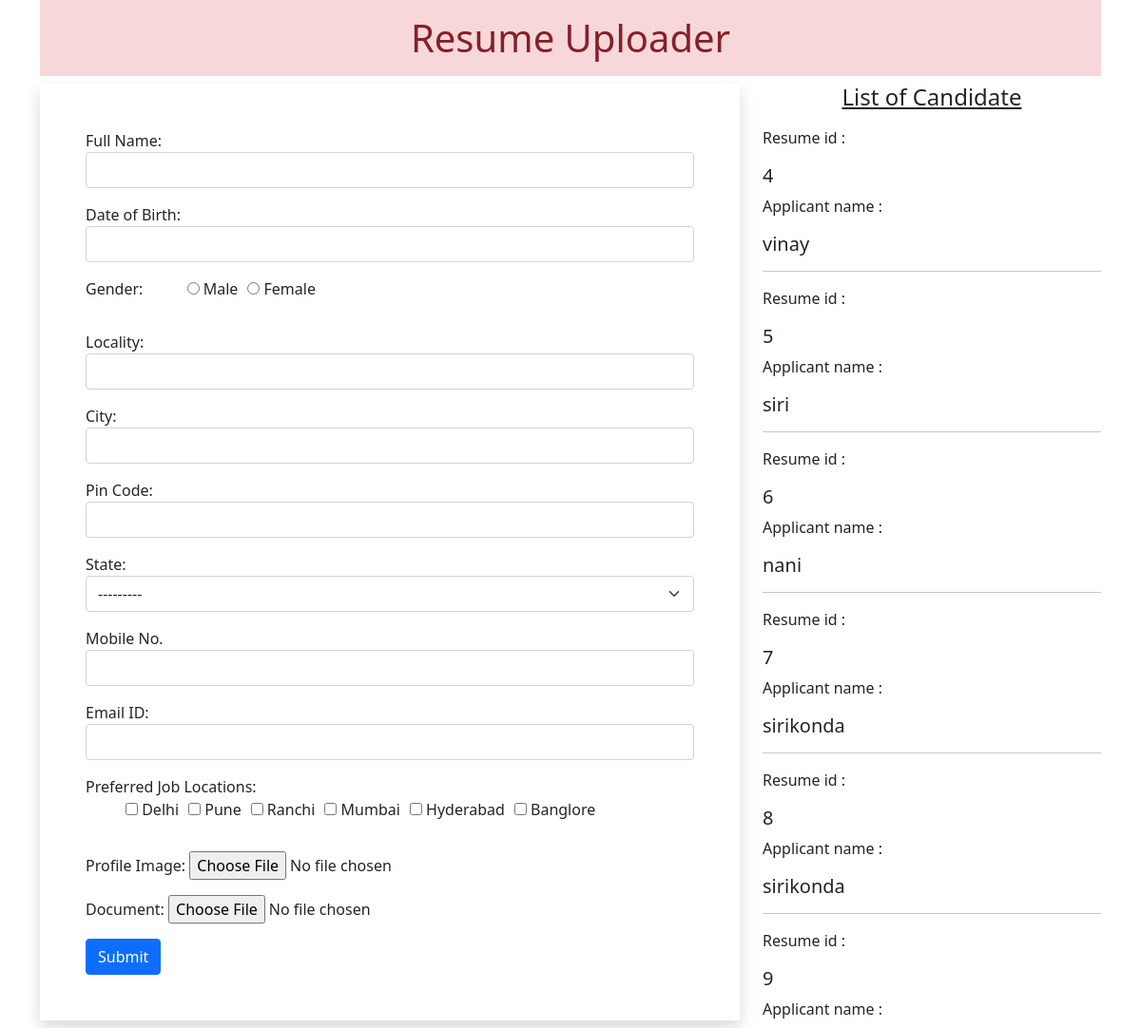
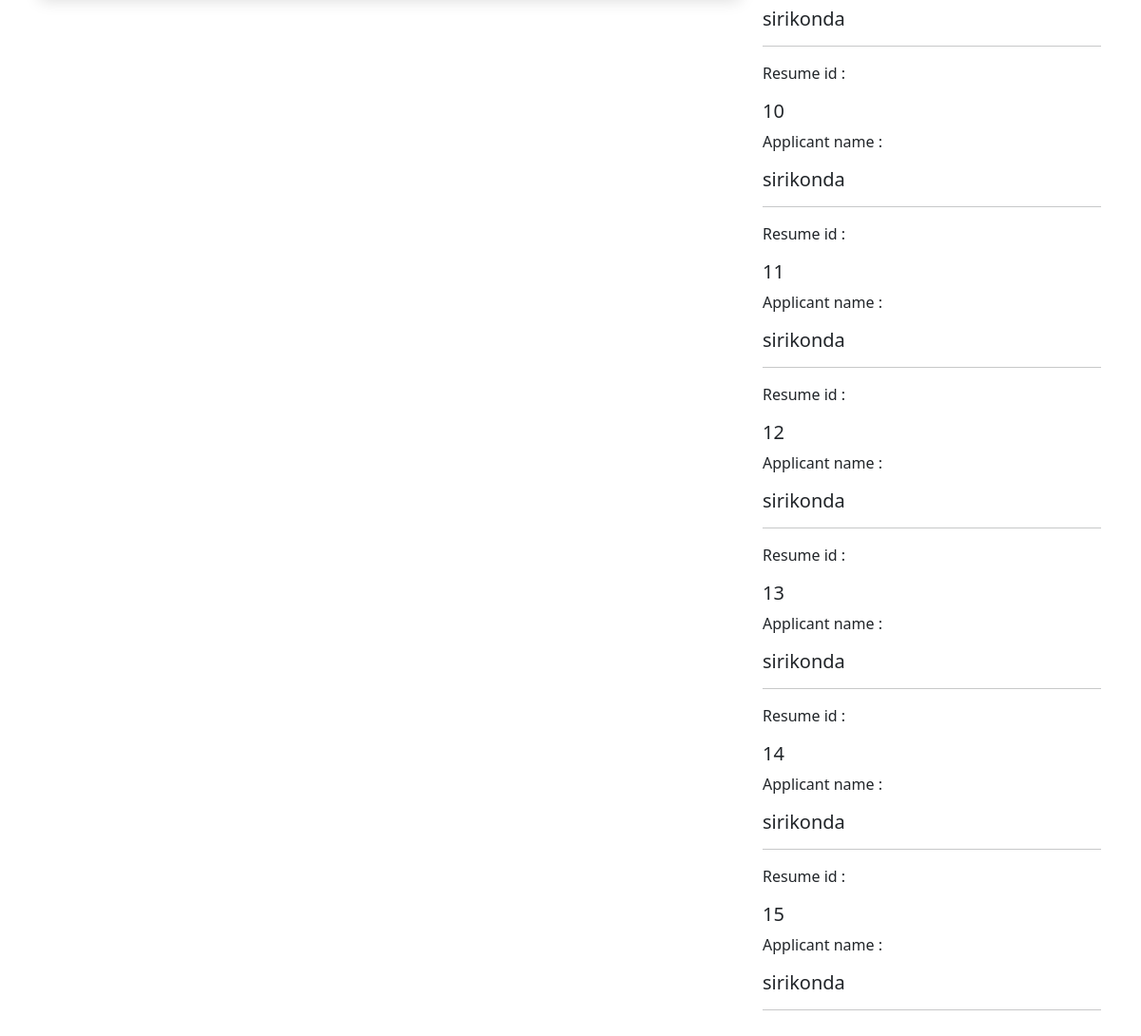
The page / on the database its author committed (2 pictures, top to bottom).
### myapp/models.py (models this page shows)
class Resume(models.Model):
 name = models.CharField(max_length=100)
 dob = models.DateField(auto_now=False, auto_now_add=False)
 gender = models.CharField(max_length=100)
 locality = models.CharField(max_length=100)
 city = models.CharField(max_length=100)
 pin = models.PositiveIntegerField()
 state = models.CharField(choices=STATE_CHOICE, max_length=50)
 mobile = models.PositiveIntegerField()
 email = models.EmailField()
 job_city = models.CharField(max_length=50)
 profile_image = models.ImageField(upload_to='profileimg', blank=True)
 my_file = models.FileField(upload_to='doc', blank=True)

### myapp/views.py (the view, shortened to what this page needs)
# urls.py: url('', views.HomeView.as_view(), name='home'),
class HomeView(View):
 def get(self, request):
  form = ResumeForm()
  candidates = Resume.objects.all()
  return render(request, 'myapp/home.html', { 'candidates':candidates, 'form':form})

### myapp/forms.py
class ResumeForm(forms.ModelForm):
 gender = forms.ChoiceField(choices=GENDER_CHOICES, widget=forms.RadioSelect)
 job_city = forms.MultipleChoiceField(label='Preferred Job Locations', choices=JOB_CITY_CHOICE, widget=forms.CheckboxSelectMultiple)
 class Meta:
  model = Resume
  fields = ['name', 'dob', 'gender', 'locality', 'city', 'pin', 'state', 'mobile', 'email', 'job_city', 'profile_image', 'my_file']
  labels = {'name':'Full Name', 'dob': 'Date of Birth', 'pin':'Pin Code', 'mobile':'Mobile No.', 'email':'Email ID', 'profile_image':'Profile Image', 'my_file':'Document'}
  widgets = {
   'name':forms.TextInput(attrs={'class':'form-control'}),
   'dob':forms.DateInput(attrs={'class':'form-control', 'id':'datepicker'}),
   'locality':forms.TextInput(attrs={'class':'form-control'}),
   'city':forms.TextInput(attrs={'class':'form-control'}),
   'pin':forms.NumberInput(attrs={'class':'form-control'}),
   'state':forms.Select(attrs={'class':'form-select'}),
   'mobile':forms.NumberInput(attrs={'class':'form-control'}),
   'email':forms.EmailInput(attrs={'class':'form-control'}),
  }

### myapp/templates/myapp/home.html (shortened to what this page needs)
<!DOCTYPE html>
{% load static %}
<html lang="en">
<head>
 <link href="https://cdn.jsdelivr.net/npm/bootstrap@5.0.0-beta2/dist/css/bootstrap.min.css" rel="stylesheet">
 <link rel="stylesheet" href="//code.jquery.com/ui/1.12.1/themes/base/jquery-ui.css">
 <link rel="stylesheet" href="{% static 'myapp/css/style.css' %}">
</head>
<body>
 <div class="container mb-5">
  <h1 class="alert-danger text-center p-3">Resume Uploader</h1>
  <div class="row">
   <div class="col-sm-8">
    <form action="" method="post" enctype="multipart/form-data" class="shadow p-5">
     {% for fm in form %}
       <div class="form-group mb-3">
       {{fm.label_tag}} {{fm}} <small class="text-danger">{{fm.errors|striptags}}</small>
       </div>
     {% endfor %}
     <input type="submit" value="Submit" class="btn btn-primary">
    </form>
   </div>
   <div class="col-sm-4">
    <h4 class="text-center mb-3"><u>List of Candidate</u></h4>
    {% for candidate in candidates %}
     <p>Resume id : </p> <h5>{{candidate.id}} </h5>
      <p>Applicant name : </p><h5>{{candidate.name}}</h5>
     <hr>
    {% endfor %}
   </div>
  </div>
 </div>
</body>
</html>

### myapp/static/myapp/css/style.css (style rules this page uses)
#id_gender, #id_job_city { list-style-type: none; display: inline-flex; }
#id_gender > li { padding-left: 10px; }
#id_job_city > li { padding-left: 10px; }

### rows shown on the page
Resume: id "4", name "vinay"
Resume: id "5", name "siri"
Resume: id "6", name "nani"
Resume: id "7", name "sirikonda"
Resume: id "8", name "sirikonda"
Resume: id "9", name "sirikonda"
Resume: id "10", name "sirikonda"
Resume: id "11", name "sirikonda"
Resume: id "12", name "sirikonda"
Resume: id "13", name "sirikonda"
Resume: id "14", name "sirikonda"
Resume: id "15", name "sirikonda"

### other values the page prints
{{ fm.label_tag }} "Full Name:" "Date of Birth:" "Gender:" "Locality:" "City:" "Pin Code:" "State:" "Mobile No." "Email ID:" "Preferred Job Locations:" "Profile Image:" "Document:"
